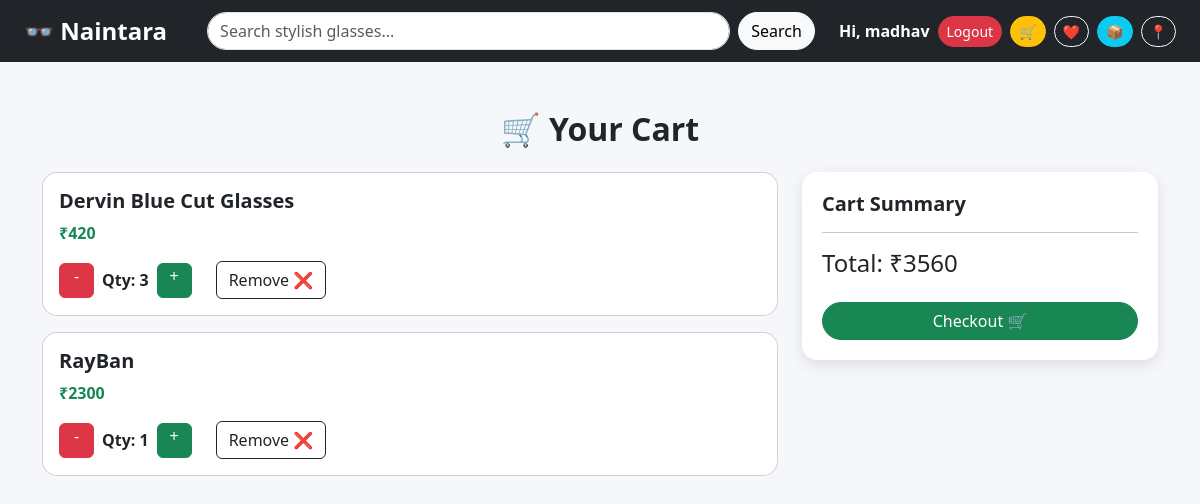
The app's page /cart/ (signed in) with its own data.
### products/models.py (models this page shows, shortened)
class Order(models.Model):
    user = models.ForeignKey(User, on_delete=models.CASCADE)
    product = models.ForeignKey(Product, on_delete=models.CASCADE)
    quantity = models.IntegerField(default=1)

class Product(models.Model):
    name = models.CharField(max_length=100)
    price = models.IntegerField()
    description = models.TextField()
    image = models.ImageField(upload_to='products/', null=True, blank=True)
    category = models.CharField(max_length=100, default="General")
    stock = models.IntegerField(default=10)

### products/views.py (the view)
# urls.py: path('cart/', views.cart, name='cart'),
def cart(request):
    if not request.user.is_authenticated:
        return redirect("/login/")
    orders = Order.objects.filter(user=request.user)
    total = sum([order.product.price * order.quantity for order in orders])
    return render(request, "cart.html", {"orders": orders, "total": total})

### templates/cart.html (shortened to what this page needs)
{% extends 'base.html' %}
{% block content %}
<div class="container mt-5">
    <h2 class="text-center mb-4 fw-bold">🛒 Your Cart</h2>
    <div class="row">
        <div class="col-md-8">
            {% for order in orders %}
            <div class="card cart-card mb-3 p-3">
                <h5 class="fw-bold">{{ order.product.name }}</h5>
                <p class="text-success fw-bold">₹{{ order.product.price }}</p>
                <div class="d-flex align-items-center gap-2">
                    <a href="/decrease/{{ order.id }}/" class="btn btn-danger qty-btn">-</a>
                    <span class="fw-bold">Qty: {{ order.quantity }}</span>
                    <a href="/increase/{{ order.id }}/" class="btn btn-success qty-btn">+</a>
                    <a href="/remove/{{ order.id }}/" class="btn btn-outline-dark ms-3">Remove ❌</a>
                </div>
            </div>
            {% empty %}
            <div class="text-center mt-5">
                <h4>😢 Your cart is empty</h4>
                <p class="text-muted">Add some products to get started</p>
                <a href="/" class="btn btn-dark rounded-pill mt-3">⬅ Continue Shopping</a>
            </div>
            {% endfor %}
        </div>
        <div class="col-md-4">
            <div class="total-box">
                <h5 class="fw-bold">Cart Summary</h5>
                <hr>
                <h4>Total: ₹{{ total }}</h4>
                {% if orders %}
                    <a href="/checkout/" class="btn btn-success w-100 mt-3 rounded-pill">Checkout 🛒</a>
                {% endif %}
            </div>
        </div>
    </div>
</div>
{% endblock %}

### templates/base.html (shortened to what this page needs)
<!DOCTYPE html>
<html>
<head>
    <link href="https://cdn.jsdelivr.net/npm/bootstrap@5.3.0/dist/css/bootstrap.min.css" rel="stylesheet">
</head>
<body>
<nav class="navbar navbar-expand-lg navbar-dark bg-dark px-4">
    <a class="navbar-brand" href="/">👓 Naintara</a>
    <form method="GET" action="/" class="d-flex mx-4 flex-grow-1">
        <input type="text" name="q" class="form-control me-2 rounded-pill" placeholder="Search stylish glasses...">
        <button class="btn btn-light rounded-pill">Search</button>
    </form>
    <div class="d-flex align-items-center gap-2">
        {% if user.is_authenticated %}
            <span class="text-white fw-bold">Hi, {{ user.username }}</span>
            <form action="/logout/" method="POST" class="m-0">
                <button class="btn btn-danger btn-sm rounded-pill">Logout</button>
            </form>
        {% else %}
            <a href="/login/" class="btn btn-light btn-sm rounded-pill">Login</a>
            <a href="/signup/" class="btn btn-success btn-sm rounded-pill">Signup</a>
        {% endif %}
        <a href="/cart/" class="btn btn-warning btn-sm rounded-pill">🛒</a>
        <a href="/wishlist/" class="btn btn-outline-light btn-sm rounded-pill">❤️</a>
        <a href="/orders/" class="btn btn-info btn-sm rounded-pill">📦</a>
        <a href="/addresses/" class="btn btn-outline-light btn-sm rounded-pill">📍</a>
    </div>
</nav>
{% block content %}{% endblock %}
</body>
</html>

### records on screen
Order: product.name "Dervin Blue Cut Glasses", product.price "420", quantity "3"
Order: product.name "RayBan", product.price "2300", quantity "1"

### other values on screen
{{ user.username }} "madhav"
{{ total }} "3560"
